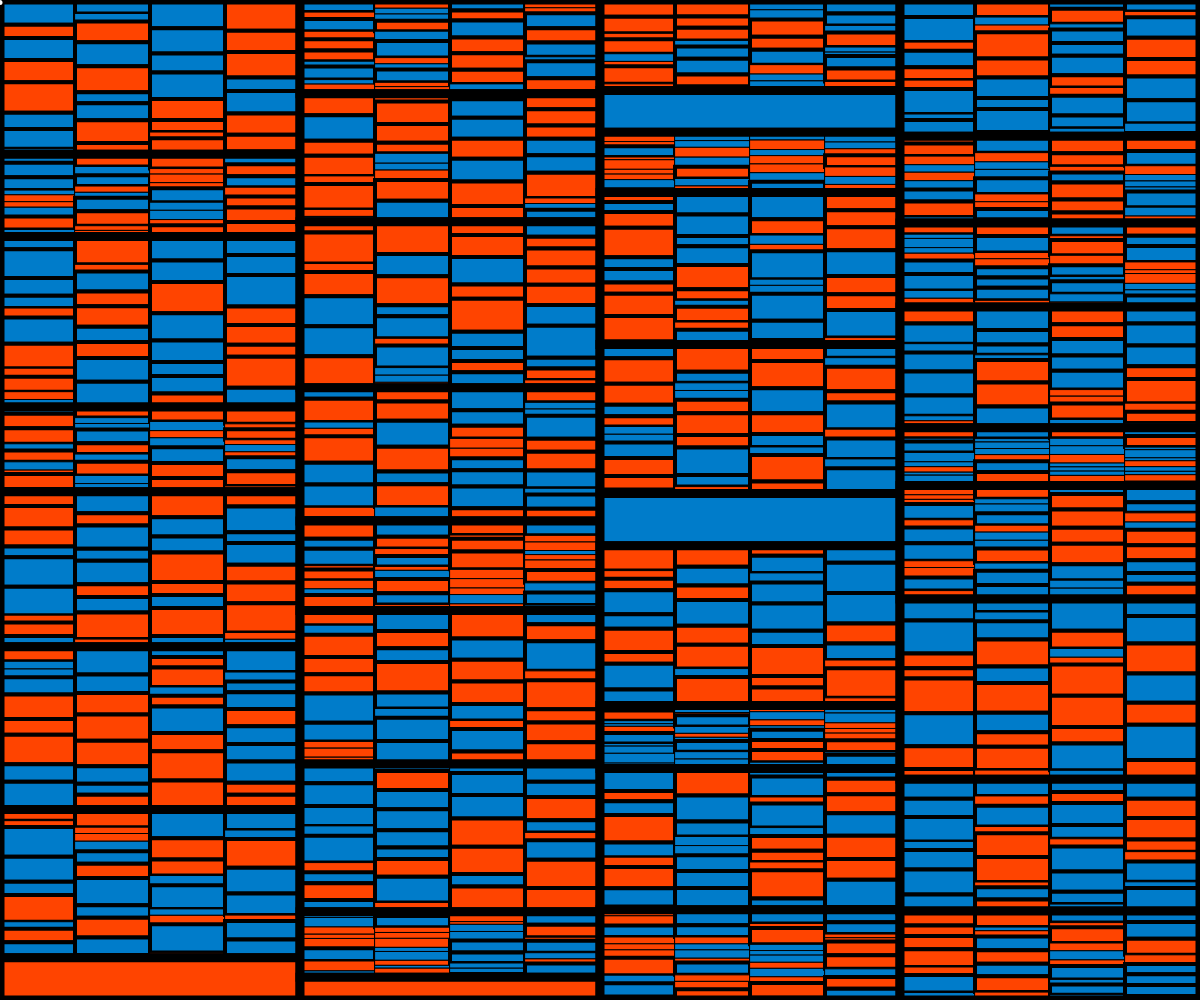
Frame 1 (no input)
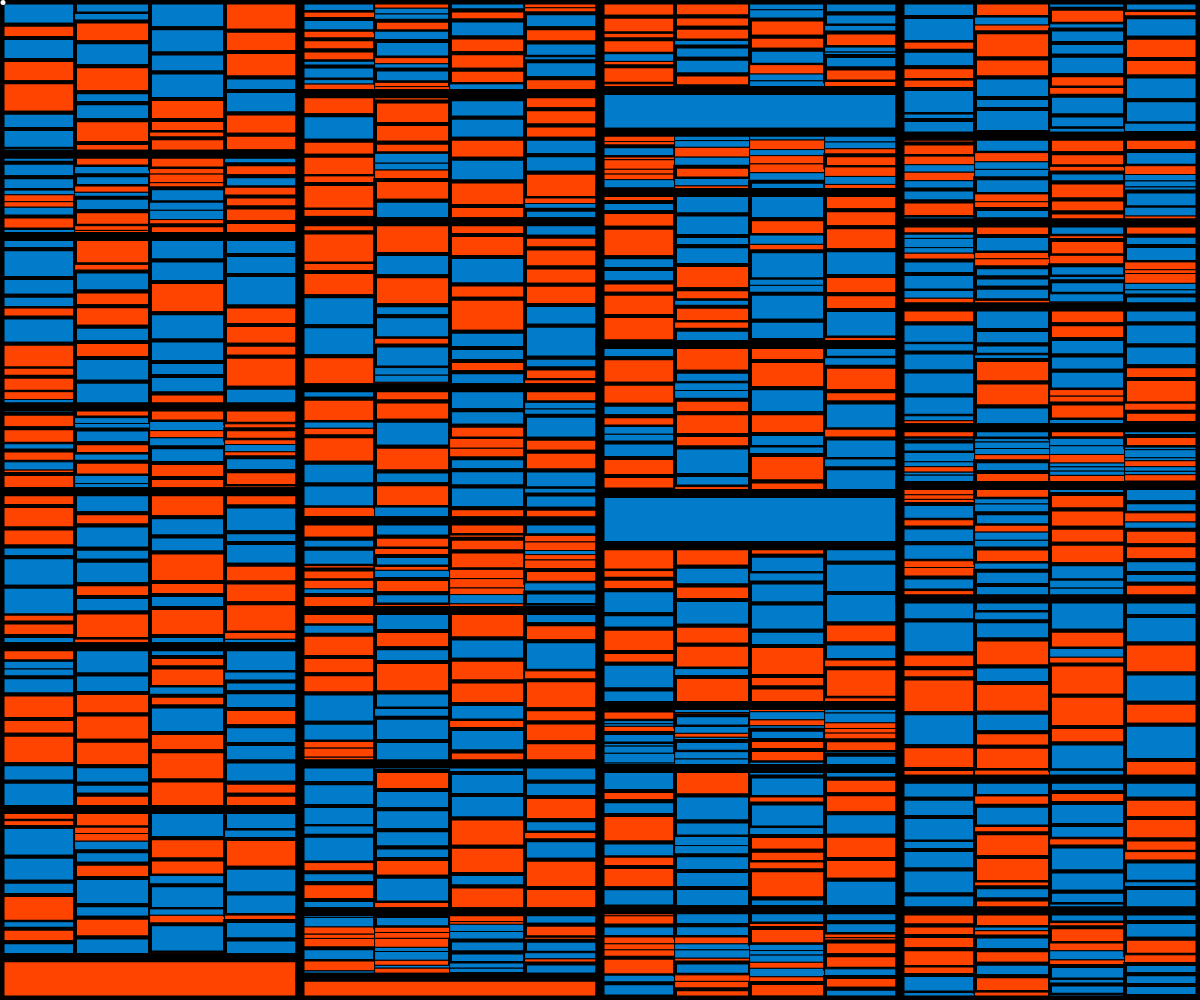
Frame 2 (the mouse pressed at the canvas centre, redrawn once)

The p5.js sketch that drew these frames (run headless with seeded random() and noise() and a simulated clock; the mouse was pressed at the canvas centre and the sketch redrawn once):

// p5.js sketch
// ── sketch.js
let maxDepth = 4;
let cols = 4;
let rows = 5;

let colors = [];
/** @type Box */
let bb;

class Box {

    constructor(pos, size, color) {
        this.pos = pos;
        this.size = size;
        this.c = color;
        this.boxes = [];
        // the current generation of this box
        this.generation = 1;
        // if this box has any more generations
        this.hasNextGeneration = false;
        this.showBorder = true;
    }

    draw() {
        // first draw all children as the border of the parent should be drawn over
        // the border of the child
        this.boxes.forEach((box) => {
            box.draw();
        });
        if(this.showBorder) {
            strokeWeight(Math.pow(this.generation, 2));
            stroke(0);
        } else {
            noStroke();
        }
        // if there is not another generation in this box
        // show the actual box
        if(!this.hasNextGeneration) {
            fill(this.c);
        } else {
            noFill();
        }
        rect(this.pos.x, this.pos.y, this.size.x, this.size.y);
    }

    /**
     * Generates boxes in boxes, woah!
     * @param generations The amount of generations to create
     */
    generateBoxes(generations) {
        this.generation = generations;
        console.log('generation: ', generations);
        if (generations > 0) {
            let x = this.pos.x;
            let y = this.pos.y;
            let cw = (this.size.x / cols);
            let ch = (this.size.y / rows);
            for (let c = 0; c < cols; c++) {
                while (y < this.pos.y + this.size.y) {
                    let h = ch * random(0.2, 1);
                    let clr = colors[Math.round(random(0,1))];
                    h = (y + h > this.pos.y + this.size.y) ? this.pos.y + this.size.y - y : h;
                    let b = new Box(createVector(x, y), createVector(cw, h), clr);
                    console.log(b.size.y);
                    if(b.size.y > 10) {
                        this.hasNextGeneration = true;
                        b.generateBoxes(generations - 1);
                    }
                    this.boxes.push(b);
                    y += b.size.y;
                }
                // shift x to the next column
                x += cw;
                // start y again at top of box
                y = this.pos.y;
            }
        }
    }

    /**
     * Check if point intersects with this box
     * @param p {p5.Vector}
     * @return boolean
     */
    collides(p) {
        return p.x >= this.pos.x &&
            p.y >= this.pos.y &&
            p.x <= this.pos.x + this.size.x &&
            p.y <= this.pos.y + this.size.y;
    }

}

// function mouseMoved() {
//     boxes.forEach((box) => {
//         box.active = box.collides(createVector(mouseX, mouseY));
//     });
// }

// function mouseClicked() {
//     boxes.forEach((box) => {
//         if(box.collides(createVector(mouseX, mouseY))) {
//             console.log(box.generation, box.pos.x, box.pos.y, box.size.x, box.size.y);
//         }
//     });
// }

function setup() {
    createCanvas(windowWidth, windowHeight);
    colorMode(HSB);
    colors.push(color('#007CCA'), color('#FF4400'));

    // create box as big as the screen
    bb = new Box(createVector(0,0), createVector(width, height), color('rgba(0,0,0,1)'));
    bb.showBorder = false;
    // generate smaller boxes inside this box
    bb.generateBoxes(maxDepth);
    console.log(bb);

    // let x = 0,
    //     y = 0,
    //     renderH;
    // let cw = (width / cols); // column width
    // let ch = (height / rows); // column height
    // for (let c = 0; c < cols; c++) {
    //     x = c * cw;
    //     renderH = 0;
    //     let w = cw;
    //     while (renderH < height) {
    //         y = renderH;
    //         let h = ch * random(0.8, 1);
    //         h = (y + h > height) ? height - renderH : h;
    //         let b = new Box(createVector(x, y), createVector(w, h), colors[Math.round(random(0, 1))]);
    //         b.generateBoxes(maxDepth);
    //         boxes.push(b);
    //         renderH += b.size.y;
    //     }
    // }
}

let x = 0;

function draw() {
    background(0);

    bb.draw();

    fill('white');
    ellipse(x, 2.5, 5, 5);
    x += 3;

    noLoop();
}

function windowResized() {
    resizeCanvas(windowWidth, windowHeight);
}
